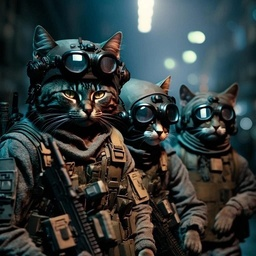
#> input picture specat.jpg, 256 x 256 px, shrunk from 512 x 512 before the run
$ python main.py
#> lines starting #> are read from the running program, lines starting #| are printed output that depends on the picture; after the words box and inside, x2 and y2 are one past the last pixel; in counts of white or black regions, pixels touching at a corner belong together; long printed decimals are rounded
import cv2
import numpy as np
import os

#
# Выполнили Черняев Андрей и Сергей Карманов
#

# При желании можно проверить на других картинках

# фотография сома
#img_file = "catfish.png"
#img_fragment_file = "fragment.png"

# постер фильма
# img_file = "drive.png"
# img_fragment_file = "drivefrg.png"

# котики
img_file = "specat.jpg"
img_fragment_file = "specatf.jpg"

# картина
# img_file = "moremore.png"
# img_fragment_file = "moremoref.png"

# Подготовка данных
img = cv2.imread(img_file, cv2.IMREAD_COLOR)
#> img is the input picture: shape (256, 256, 3); mean B, G, R 59.9, 59.9, 51.5
img_fragment = cv2.imread(img_fragment_file, cv2.IMREAD_COLOR)
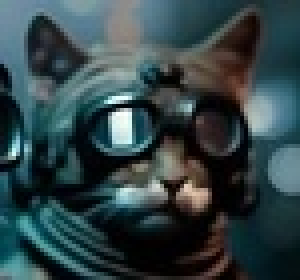
#> input picture specatf.jpg, 75 x 70 px, shrunk from 150 x 141 before the run (shown 4 times larger)
#> img_fragment is the input picture: shape (70, 75, 3); mean B, G, R 71.2, 68.1, 50
cv2.imshow("image", img)
cv2.waitKey(0)
cv2.destroyAllWindows()
cv2.imshow("image", img_fragment)
cv2.waitKey(0)
cv2.destroyAllWindows()

# Константы
img_height = len(img)
#> img_height = 256
img_width = len(img[0])
#> img_width = 256
img_fragment_height = len(img_fragment)
#> img_fragment_height = 70
img_fragment_width = len(img_fragment[0])
#> img_fragment_width = 75
channel_count = 3
cluster_count = 8

params = np.array(img, dtype=float)
# Подсчет длины вектора RGB
img_vector_len = [[np.sqrt(np.sum(np.square(params[i, j, :]))) for j in range(img_width)] for i in range(img_height)]
#> img_vector_len = 256 items
# Нормирование параметров
norm_params = np.array([[[(img[k][i][j] / img_vector_len[k][i]) if img_vector_len[k][i] != 0 else 0 for j in range(channel_count)] for i in range(img_width)] for k in range(img_height)])
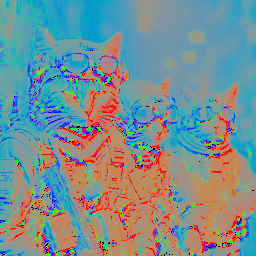
#> norm_params: shape (256, 256, 3) float64; mean B, G, R 0.571, 0.566, 0.479
params = np.array(img_fragment, dtype=float)
#> params: shape (70, 75, 3) float64
img_fragment_vector_len = [[np.sqrt(np.sum(np.square(params[i, j, :]))) for j in range(img_fragment_width)] for i in range(img_fragment_height)]
#> img_fragment_vector_len = 70 items
norm_fragment_params = np.array([[[(img_fragment[k][i][j] / img_fragment_vector_len[k][i]) if img_fragment_vector_len[k][i] != 0 else 0 for j in range(channel_count)] for i in range(img_fragment_width)] for k in range(img_fragment_height)])
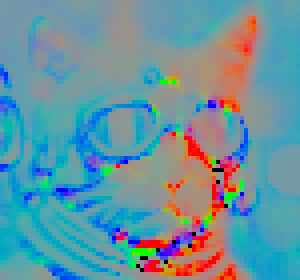
#> norm_fragment_params: shape (70, 75, 3) float64 (shown 4 times larger); mean B, G, R 0.625, 0.58, 0.41

# Задаются веса для 3 входных каналов RGB
weights = np.random.random((channel_count, cluster_count))
weights_vector_len = [np.sqrt(np.sum(np.square(weights[:, i]))) for i in range(cluster_count)]
norm_weights = [[weights[i][j] / weights_vector_len[j] for j in range(cluster_count)] for i in range(channel_count)]

# Обучение
print("Обучение сети")
for k in range(img_height):
    for i in range(img_width):
        # Получение индекса "победителя"
        output_index = np.argmax(np.dot(norm_params[k][i], norm_weights))
        # Корректировка весов
        for j in range(channel_count):
            norm_weights[j][output_index] = norm_weights[j][output_index] + 0.5 * (
                    norm_params[k][i][j] - norm_weights[j][output_index])
#> after the loop, norm_weights = [[1.66e-69, 0.423, 0.739, 0.235, 5.24e-07, 0.005, 0.524, 0.185], [3.77e-69, 0.523, 0.674, 0.0732, 0.983, 0.691, 0.828, 0.73], [6.98e-70, 0.735, 0.0115, 0.952, 0.0765, 0.718, 0.141, 0.641]]

resolution = img_fragment_height * img_fragment_width
#> resolution = 5250

clusters = np.array([[np.argmax(np.dot(norm_fragment_params[j][i], norm_weights)) for i in range(img_fragment_width)] for j in range(img_fragment_height)], dtype=int)
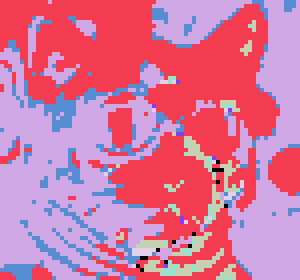
#> clusters: shape (70, 75) int64 (shown 4 times larger); 8 distinct labels, from 0 to 7; one colour per label, 0 black
clusters = np.unique(clusters, return_counts=True)
#> clusters = ([0, 1, 2, 3, 4, 5, 6, 7], [15, 2324, 2192, 156, 29, 53, 472, 9])
clusters = np.around(clusters[1] / resolution, 2)
#> clusters = [0, 0.44, 0.42, 0.03, 0.01, 0.01, 0.09, 0]

buffer = np.array([[np.argmax(np.dot(norm_params[k][i], norm_weights)) for i in range(img_width)] for k in range(img_height)], dtype=int)
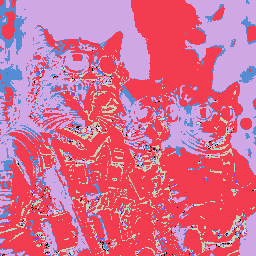
#> buffer: shape (256, 256) int64; 8 distinct labels, from 0 to 7; one colour per label, 0 black

flag = False
for k in range(img_height - img_fragment_height):
    os.system('cls||clear')
    print("Изображение проанализировано на ", (k+1)/(img_height-img_fragment_height) * 100, "%")
    for i in range(img_width - img_fragment_width):
        temp = np.unique(buffer[k:k + img_fragment_height, i:i + img_fragment_width], return_counts=True)
        temp = np.around(temp[1] / resolution, 2)
        if np.array_equal(clusters, temp):
            cv2.rectangle(img, (i, k), (i + img_fragment_width, k + img_fragment_height), (0, 0, 255), 2)
            flag = True
            break
    if flag:
        break
#> this loop made 81 passes
#| Изображение проанализировано на  0.5376 %
#| Изображение проанализировано на  1.075 %
#| Изображение проанализировано на  1.613 %
#| Изображение проанализировано на  2.151 %
#| Изображение проанализировано на  2.688 %
#| Изображение проанализировано на  3.226 %
#| Изображение проанализировано на  3.763 %
#| Изображение проанализировано на  4.301 %
#> (further printed lines are left out)
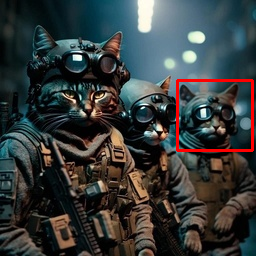
#> img: shape (256, 256, 3); 1.32% of pixels changed, all inside (x1, y1, x2, y2) = (176, 79, 254, 152)

cv2.imshow("image", img)
cv2.waitKey(0)
cv2.destroyAllWindows()
